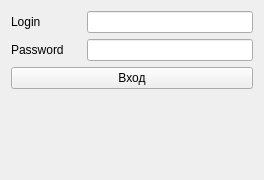
<?xml version="1.0" encoding="UTF-8"?>
<ui version="4.0">
 <class>Form</class>
 <widget class="QWidget" name="Form">
  <property name="geometry">
   <rect>
    <x>0</x>
    <y>0</y>
    <width>264</width>
    <height>180</height>
   </rect>
  </property>
  <property name="minimumSize">
   <size>
    <width>250</width>
    <height>150</height>
   </size>
  </property>
  <property name="maximumSize">
   <size>
    <width>300</width>
    <height>180</height>
   </size>
  </property>
  <property name="windowTitle">
   <string>Авторизация</string>
  </property>
  <layout class="QVBoxLayout" name="verticalLayout">
   <item>
    <layout class="QHBoxLayout" name="horizontalLayout">
     <item>
      <widget class="QLabel" name="label">
       <property name="minimumSize">
        <size>
         <width>70</width>
         <height>0</height>
        </size>
       </property>
       <property name="text">
        <string>Login</string>
       </property>
      </widget>
     </item>
     <item>
      <widget class="QLineEdit" name="lineEdit_login"/>
     </item>
    </layout>
   </item>
   <item>
    <layout class="QHBoxLayout" name="horizontalLayout_2">
     <item>
      <widget class="QLabel" name="label_2">
       <property name="minimumSize">
        <size>
         <width>70</width>
         <height>0</height>
        </size>
       </property>
       <property name="text">
        <string>Password</string>
       </property>
      </widget>
     </item>
     <item>
      <widget class="QLineEdit" name="lineEdit_password">
       <property name="echoMode">
        <enum>QLineEdit::EchoMode::Password</enum>
       </property>
      </widget>
     </item>
    </layout>
   </item>
   <item>
    <widget class="QPushButton" name="pushButton">
     <property name="text">
      <string>Вход</string>
     </property>
    </widget>
   </item>
   <item>
    <spacer name="verticalSpacer">
     <property name="orientation">
      <enum>Qt::Orientation::Vertical</enum>
     </property>
     <property name="sizeHint" stdset="0">
      <size>
       <width>20</width>
       <height>40</height>
      </size>
     </property>
    </spacer>
   </item>
  </layout>
 </widget>
 <resources/>
 <connections/>
</ui>
